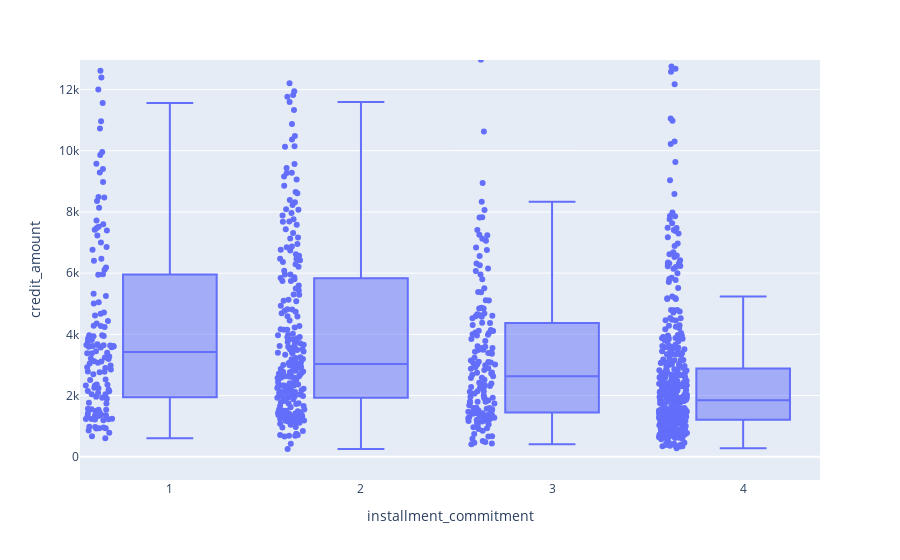

The notebook cell this image was saved under:
### Code cell
px.box(df, y='credit_amount', x='installment_commitment',points='all')

### Figure 1 — Plotly figure (JSON) as saved in the notebook; plotly's stock layout.template omitted (floating-point values rounded to 4 significant figures; data arrays with more than 128 entries replaced by an {"elided": "..."} marker saying what was removed)
{"data": [{"alignmentgroup": "True", "boxpoints": "all", "hovertemplate": "installment_commitment=%{x}<br>credit_amount=%{y}<extra></extra>", "legendgroup": "", "marker": {"color": "#636efa"}, "name": "", "notched": false, "offsetgroup": "", "orientation": "v", "showlegend": false, "type": "box", "x": {"elided": "1000 int values"}, "x0": " ", "xaxis": "x", "y": {"elided": "1000 int values"}, "y0": " ", "yaxis": "y"}], "layout": {"autosize": true, "boxmode": "group", "legend": {"tracegroupgap": 0}, "margin": {"t": 60}, "xaxis": {"anchor": "y", "autorange": false, "domain": [0, 1], "range": [0.5298, 4.402], "title": {"text": "installment_commitment"}, "type": "linear"}, "yaxis": {"anchor": "x", "autorange": false, "domain": [0, 1], "range": [-759.7, 12960.0], "title": {"text": "credit_amount"}, "type": "linear"}}}
